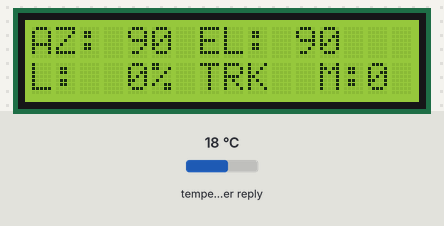
Recording of a sketch running on a simulated ESP8266 (NodeMCU). Parts: 16×2 character LCD. The test bench sets the inputs (shaded band); at power-on: temperature in the weather reply 18 °C. WiFi joins after 1.5 s; servers stay silent unless stated; network time is answered at once with the bench clock; the local clock reads 2024-03-15 10:24:30 at power-on unless the sketch sets it; web services answer with replies made up by the test bench.

Above: at 3.1 s.
At 24.1 s:
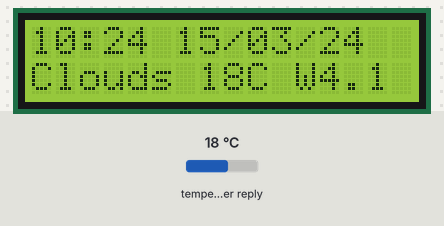
At 66.5 s:
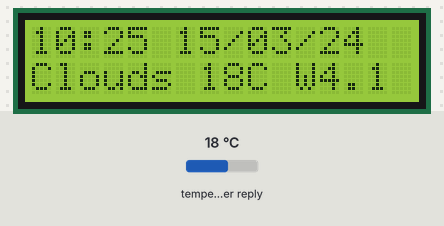
At 126.5 s:
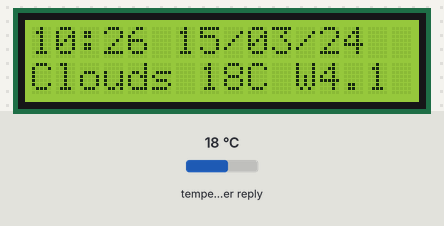

Measured:
- what the display in image 0 shows lasts 3.0 s, from 3.0 s to 6.0 s

The sketch:

NodeMCU_ESP8266_IoT.ino
```cpp
#include <ESP8266WiFi.h>
#include <ESP8266HTTPClient.h>
#include <WiFiClient.h>
#include <SoftwareSerial.h>
#include <Wire.h>
#include <LiquidCrystal_I2C.h>
#include <ArduinoJson.h>
#include <NTPClient.h>
#include <WiFiUdp.h>
#include <time.h>

const char* WIFI_SSID = "YOUR_WIFI_SSID";
const char* WIFI_PASS = "YOUR_WIFI_PASSWORD";

const char* OWM_API_KEY = "YOUR_OPENWEATHERMAP_KEY";
const char* OWM_CITY = "Islamabad,PK";

const char* TS_API_KEY = "YOUR_THINGSPEAK_WRITE_KEY";

SoftwareSerial atmegaSerial(D5, D6);
LiquidCrystal_I2C lcd(0x27, 16, 2);
WiFiUDP ntpUDP;
NTPClient timeClient(ntpUDP, "pool.ntp.org", 18000, 60000);

int azDeg = 90;
int elDeg = 90;
int ldrTL = 0;
int ldrTR = 0;
int ldrBL = 0;
int ldrBR = 0;
int lightPct = 0;
int movedFlag = 0;
int trackerMode = 0;

char weatherMain[16] = "Clear";
float weatherTemp = 0.0f;
int weatherHum = 0;
float weatherWind = 0.0f;
int weatherAlert = 0;

char rxBuf[80];
uint8_t rxIdx = 0;

unsigned long lastWeatherMs = 0;
unsigned long lastCloudMs = 0;
unsigned long lastLcdMs = 0;
uint8_t lcdPage = 0;

void connectWiFi() {
    if (WiFi.status() == WL_CONNECTED) {
        return;
    }
    WiFi.mode(WIFI_STA);
    WiFi.begin(WIFI_SSID, WIFI_PASS);
    uint8_t tries = 0;
    while (WiFi.status() != WL_CONNECTED && tries < 30) {
        delay(500);
        tries++;
    }
}

void readAtmegaTelemetry() {
    while (atmegaSerial.available() > 0) {
        char c = (char)atmegaSerial.read();
        if (c == '\r') {
            continue;
        }
        if (c == '\n') {
            rxBuf[rxIdx] = '\0';
            if (rxIdx > 1 && rxBuf[0] == '$') {
                sscanf(rxBuf + 1, "%d,%d,%d,%d,%d,%d,%d,%d,%d",
                       &azDeg, &elDeg, &ldrTL, &ldrTR, &ldrBL, &ldrBR,
                       &lightPct, &movedFlag, &trackerMode);
            }
            rxIdx = 0;
        } else if (rxIdx < sizeof(rxBuf) - 1) {
            rxBuf[rxIdx++] = c;
        }
    }
}

void fetchWeatherAPI() {
    if (WiFi.status() != WL_CONNECTED) {
        return;
    }

    WiFiClient client;
    HTTPClient http;
    char url[180];
    snprintf(url, sizeof(url),
             "http://api.openweathermap.org/data/2.5/weather?q=%s&appid=%s&units=metric",
             OWM_CITY, OWM_API_KEY);

    if (http.begin(client, url)) {
        int code = http.GET();
        if (code == HTTP_CODE_OK) {
            String payload = http.getString();
            JsonDocument doc;
            if (!deserializeJson(doc, payload)) {
                const char* cond = doc["weather"][0]["main"] | "Clear";
                strncpy(weatherMain, cond, sizeof(weatherMain) - 1);
                weatherMain[sizeof(weatherMain) - 1] = '\0';
                weatherTemp = doc["main"]["temp"] | 0.0f;
                weatherHum = doc["main"]["humidity"] | 0;
                weatherWind = doc["wind"]["speed"] | 0.0f;

                if (strcmp(weatherMain, "Rain") == 0 ||
                    strcmp(weatherMain, "Thunderstorm") == 0 ||
                    strcmp(weatherMain, "Drizzle") == 0 ||
                    strcmp(weatherMain, "Squall") == 0 ||
                    weatherWind >= 12.0f) {
                    weatherAlert = 1;
                    atmegaSerial.write('R');
                } else {
                    weatherAlert = 0;
                    atmegaSerial.write('C');
                }
            }
        }
        http.end();
    }
}

void uploadThingSpeak() {
    if (WiFi.status() != WL_CONNECTED) {
        return;
    }

    WiFiClient client;
    HTTPClient http;
    char url[256];
    snprintf(url, sizeof(url),
             "http://api.thingspeak.com/update?api_key=%s"
             "&field1=%d&field2=%d&field3=%d&field4=%d"
             "&field5=%d&field6=%.1f&field7=%.1f&field8=%d",
             TS_API_KEY, azDeg, elDeg, lightPct, movedFlag,
             trackerMode, weatherTemp, weatherWind, weatherAlert);

    if (http.begin(client, url)) {
        http.GET();
        http.end();
    }
}

void updateLCD() {
    char line0[17];
    char line1[17];

    lcd.clear();
    if (lcdPage == 0) {
        snprintf(line0, sizeof(line0), "AZ:%3d EL:%3d", azDeg, elDeg);
        snprintf(line1, sizeof(line1), "L:%3d%% %s M:%d",
                 lightPct, trackerMode ? "SAFE" : "TRK ", movedFlag);
    } else {
        time_t epoch = (time_t)timeClient.getEpochTime();
        struct tm* t = gmtime(&epoch);
        snprintf(line0, sizeof(line0), "%02d:%02d %02d/%02d/%02d",
                 t->tm_hour, t->tm_min, t->tm_mday, t->tm_mon + 1, (t->tm_year + 1900) % 100);
        snprintf(line1, sizeof(line1), "%.6s %.0fC W%.1f",
                 weatherMain, weatherTemp, weatherWind);
    }

    lcd.setCursor(0, 0);
    lcd.print(line0);
    lcd.setCursor(0, 1);
    lcd.print(line1);
    lcdPage ^= 1;
}

void setup() {
    Serial.begin(115200);
    atmegaSerial.begin(9600);

    Wire.begin(D2, D1);
    lcd.init();
    lcd.backlight();
    lcd.setCursor(0, 0);
    lcd.print("Solar Tracker");
    lcd.setCursor(0, 1);
    lcd.print("Connecting WiFi");

    connectWiFi();
    timeClient.begin();
    timeClient.update();
    fetchWeatherAPI();
}

void loop() {
    unsigned long now = millis();

    readAtmegaTelemetry();

    if (now - lastWeatherMs >= 60000UL) {
        lastWeatherMs = now;
        connectWiFi();
        timeClient.update();
        fetchWeatherAPI();
    }

    if (now - lastCloudMs >= 20000UL) {
        lastCloudMs = now;
        uploadThingSpeak();
    }

    if (now - lastLcdMs >= 3000UL) {
        lastLcdMs = now;
        updateLCD();
    }
}
```
